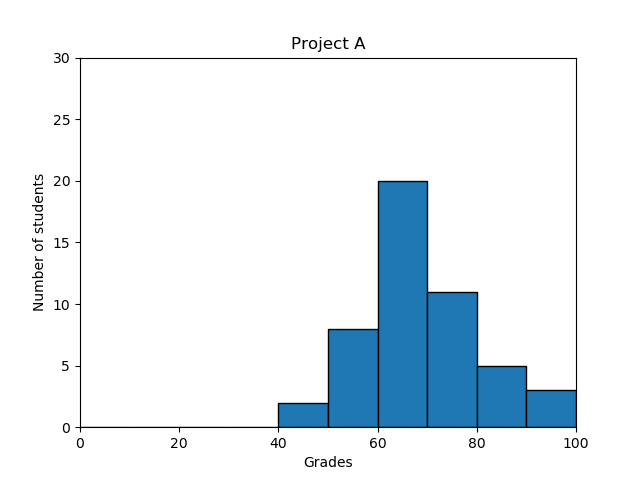

Source code (Python):
#!/usr/bin/env python3
import numpy as np
import matplotlib.pyplot as plt

np.random.seed(5)
student_grades = np.random.normal(68, 15, 50)

plt.ylim(0, 30)
plt.xlim(0, 100)
plt.xlabel('Grades')
plt.ylabel('Number of students')
plt.title('Project A')
plt.hist(student_grades, bins=range(0, 101, 10), edgecolor="black")
plt.savefig("4-frequency")
plt.show()
